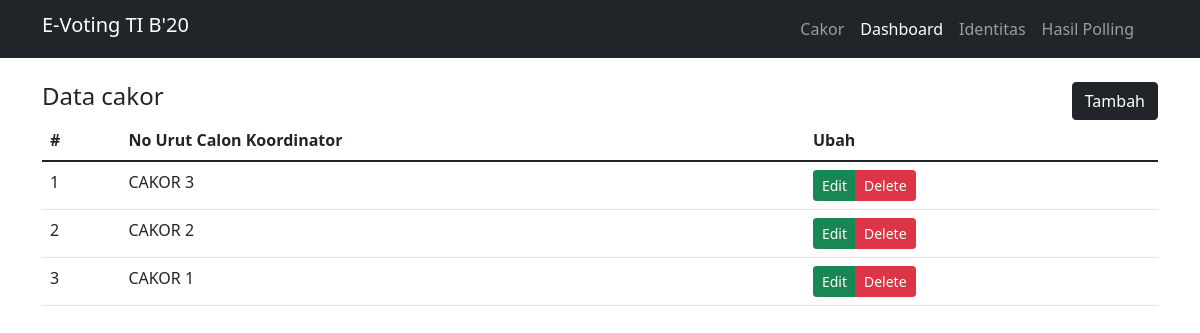
The app's page /EvotingKel8/back/index.php?page=cakor with its own data.
### tables this page shows
CREATE TABLE `cakor` (
  `id_ckr` int(12) NOT NULL,
  `nu_ckr` varchar(50) NOT NULL
);

### EvotingKel8/back/cakor/index.php (the view, shortened to what this page needs)
<div class="row">
    <div class="col-md-12">
        <div class="d-flex justify-content-between">
            <h4>Data cakor</h4>
            <a href="index.php?page=cakor_create" class="btn btn-dark">Tambah</a>
        </div>
        <div class="table-responsive">
            <table class="table">
                <thead>
                    <tr>
                        <th>#</th>
                        <th>No Urut Calon Koordinator</th>
                        <th>Ubah</th>
                    </tr>
                </thead>
                <tbody>
                    <?php
                        $query = mysqli_query($koneksi, "SELECT * FROM cakor ORDER BY nu_ckr DESC");
                        $no = 1;
                        if (mysqli_num_rows($query) > 0) {
                            foreach ($query as $data){
                    ?>
                    <tr>
                        <td><?= $no++ ?></td>
                        <td><?= $data['nu_ckr'] ?></td>
                        <td>
                            <div class="btn-group">
                                <a href="index.php?page=cakor_edit&id=<?= $data['id_ckr'] ?>"
                                    class="btn btn-sm btn-success">Edit</a>
                                <a href="index.php?page=cakor_delete&id=<?= $data['id_ckr'] ?>"
                                    class="btn btn-sm btn-danger"
                                    onclick="return confirm('Apakah anda yakin ingin menghapus data ini ?')">Delete</a>
                            </div>
                        </td>
                    </tr>
                    <?php
                            }
                        }
                    ?>
                </tbody>
            </table>
        </div>
    </div>
</div>

### records on screen
cakor: nu_ckr "CAKOR 3"
cakor: nu_ckr "CAKOR 2"
cakor: nu_ckr "CAKOR 1"
